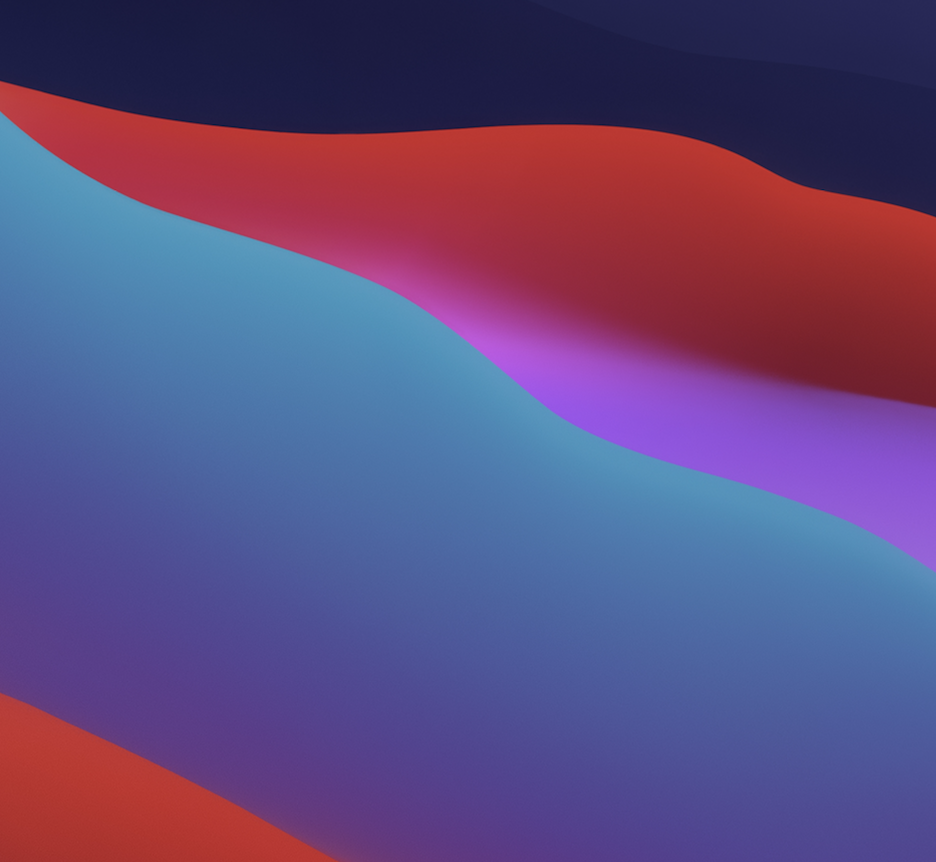
#> input picture Projects for Fun/0_Basics/1.png, 936 x 862 px
$ python detect.py --image 1.png
#> lines starting #> are read from the running program, lines starting #| are printed output that depends on the picture; after the words box and inside, x2 and y2 are one past the last pixel; in counts of white or black regions, pixels touching at a corner belong together
#!/usr/bin/env python3
# -*- coding: utf-8 -*-
"""
Created on Mon Mar  8 00:50:53 2021

@author: anmol
"""

# IMPORTING PACKAGES
import argparse
import imutils
import cv2
# construct the argument parser and parse the arguments
ap = argparse.ArgumentParser()
ap.add_argument("-i", "--image", required=True,
	help="path to input image")
args = vars(ap.parse_args())

# CONVERTING TO GRAYSCALE
# load the input image (whose path was supplied via command line
# argument) and display the image to our screen
image = cv2.imread(args["image"])
#> image is the input picture: shape (862, 936, 3); mean B, G, R 125, 75.7, 95
cv2.imshow("Image", image)
cv2.waitKey(0)
# convert the image to grayscale
gray = cv2.cvtColor(image, cv2.COLOR_BGR2GRAY)
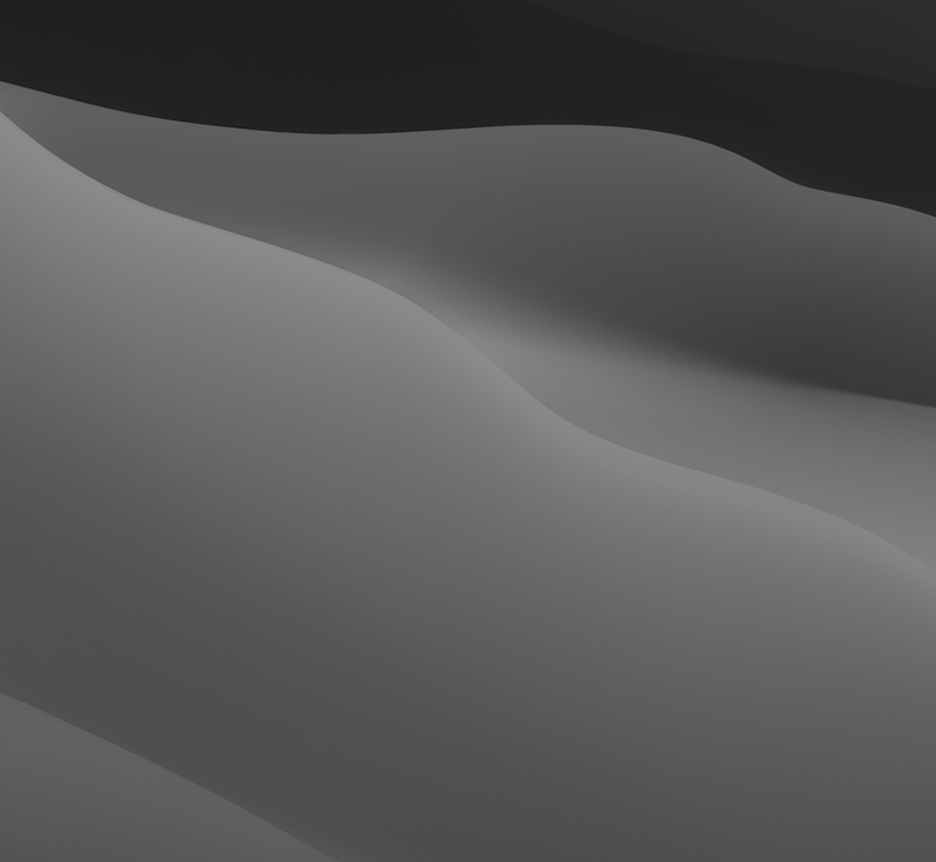
#> gray: shape (862, 936); min 21, max 140, mean 87.1
cv2.imshow("Gray", gray)
cv2.waitKey(0)

# EDGE DETECTION
# applying edge detection we can find the outlines of objects in
# images
edged = cv2.Canny(gray, 30, 150)
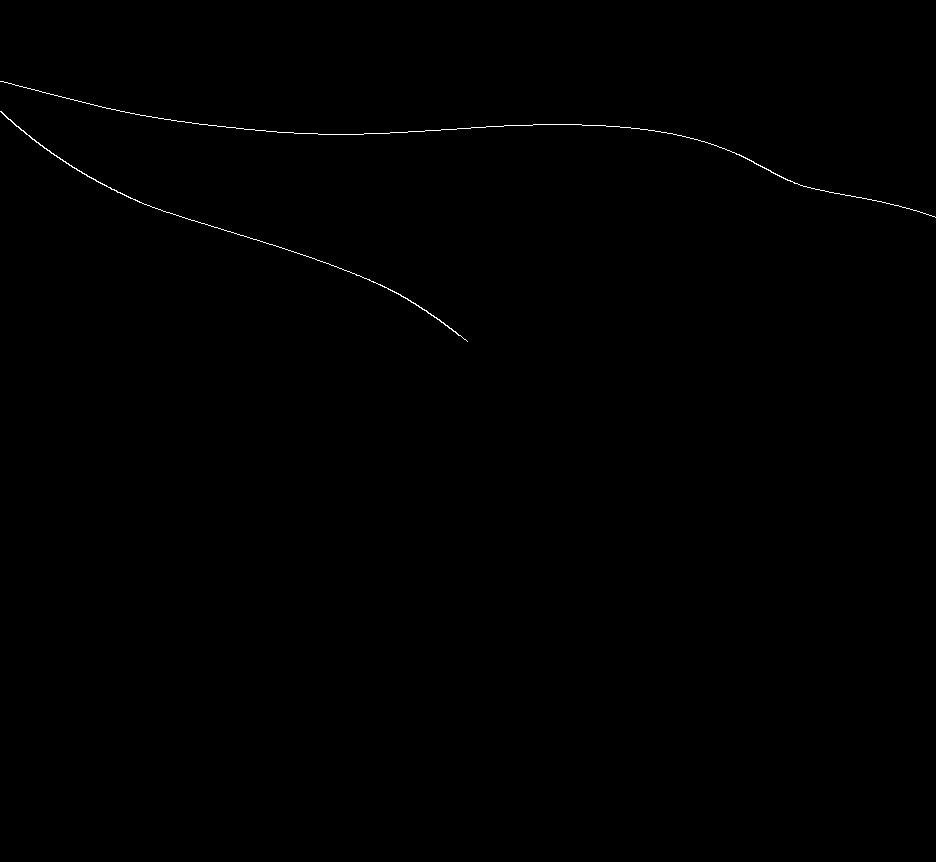
#> edged: shape (862, 936); 0.2% white in thin lines or dots, all inside (x1, y1, x2, y2) = (0, 81, 936, 342)
cv2.imshow("Edged", edged)
cv2.waitKey(0)
